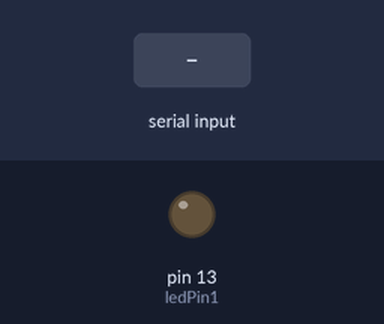
Bench run of a sketch on a simulated Arduino Uno, built with avr-gcc and run on an emulated ATmega328P. Parts: output pins drawn as LEDs (lit = HIGH). The test bench sets the inputs (shaded band). What the sketch prints to the serial monitor is not drawn.

Above: at 1.2 s.
1.3 s: "30,150\n" received over Serial
At 4.2 s:
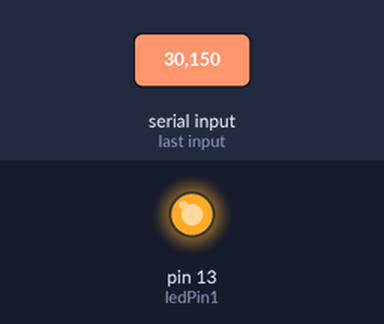
Timing chart, 0 to 7.5 s (numbered marks = the images above; inputs shaded):
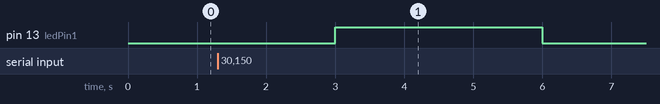

The sketch:

ArRPi.ino
```cpp
const int ledPin1 = 13;

void setup(){
  pinMode(ledPin1, OUTPUT);
  Serial.begin(9600);
}

void loop(){
  if (Serial.available())  {
     light(Serial.read()-48);
  }

  delay(500);
}

void light(int n){

  Serial.print(n);
  switch(n) {
    case 1:
      digitalWrite(ledPin1, HIGH);
      delay(3000);
      digitalWrite(ledPin1, LOW);
      delay(1000);
      break;
  }

}
```

Measured:
- after the input at 1.3 s, pin 13 (ledPin1): LOW → HIGH after 1.7 s, → LOW 3.0 s later
